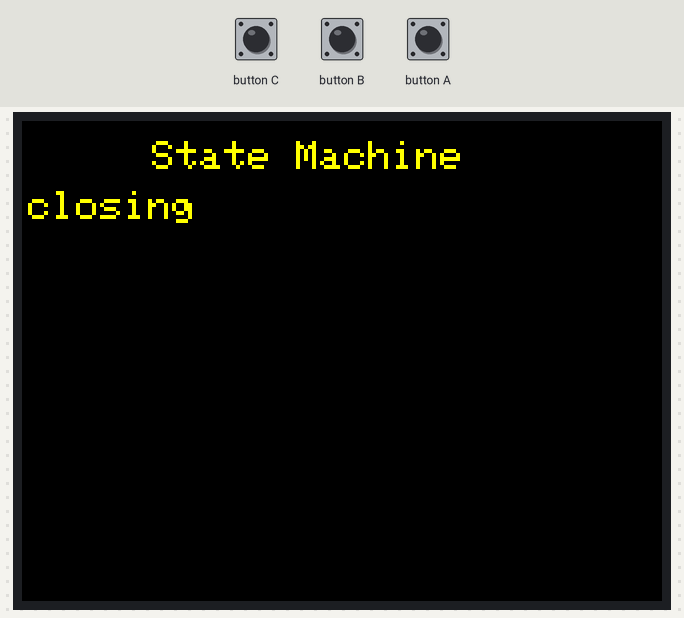
The sketch below on a simulated ESP32. Parts: 320×240 colour display. The test bench sets the inputs (shaded band).

Above: at 7.6 s.
7.7 s: button A pressed for 0.15 s
At 8.9 s:
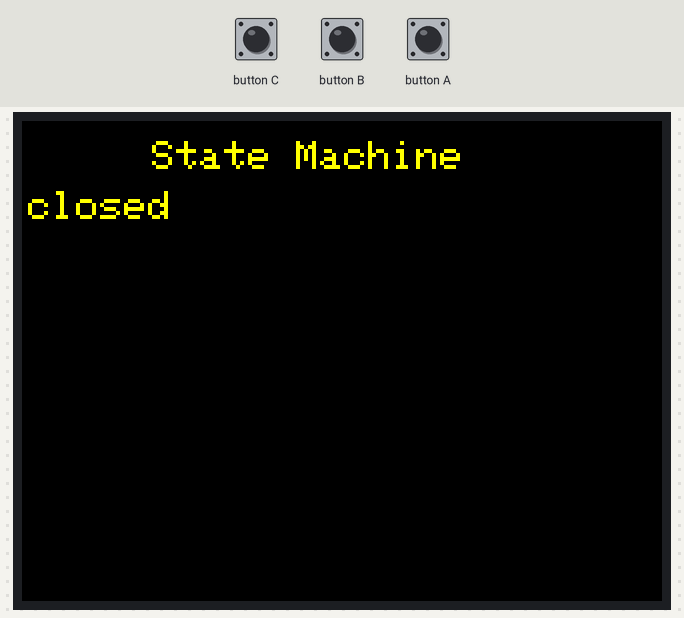
At 14.7 s:
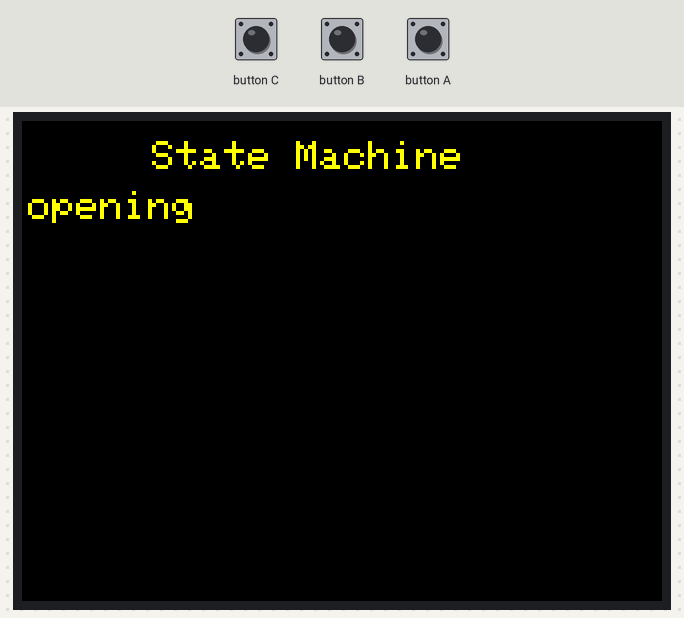
15.3 s: button C pressed for 0.15 s
At 15.9 s:
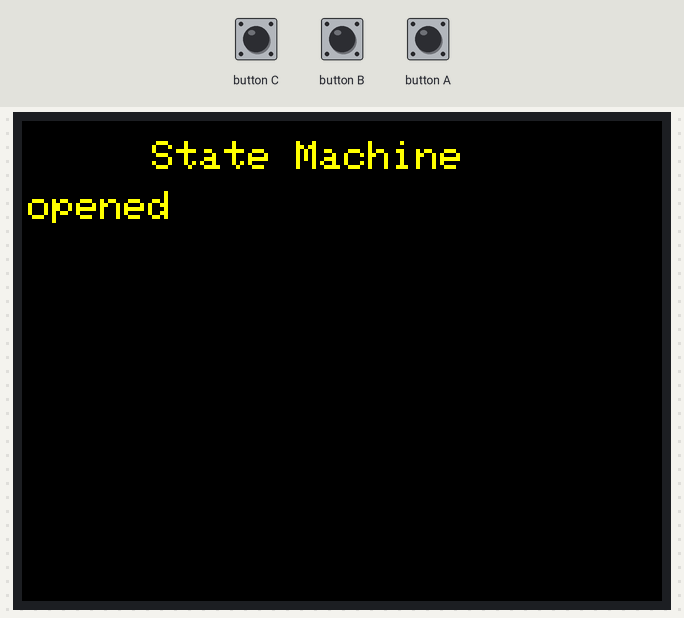
Timing chart, 0 to 18.3 s (numbered marks = the images above; inputs shaded):
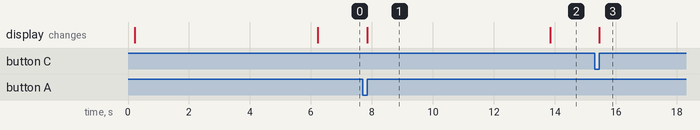

The sketch:

M5stack_sample_of_open_or_close_door.ino
```cpp
#include <M5Stack.h>
// define state
enum State {start, wait, closing, closed, opening, opened};
enum State myState;

//timing
unsigned long wait_timer = 0;
const long wait_time = 6000;

unsigned long closed_timer = 0;
const long closed_time = 6000;

unsigned long opened_timer = 0;
const long opened_time = 6000;

void setup() {
  // put your setup code here, to run once:
  M5.begin(true, false, true);
  M5.Power.begin();

  M5.Lcd.clear(BLACK);
  M5.Lcd.setTextColor(YELLOW);
  M5.Lcd.setTextSize(2);
  M5.Lcd.setCursor(65, 10);
  M5.Lcd.println("State Machine");
  myState = start;
}

void loop() {
  // put your main code here, to run repeatedly:
  M5.update();
  unsigned long currentMillis = millis();

  switch (myState)
  {
    case start:
      M5.Lcd.setTextColor(YELLOW);
      M5.Lcd.setCursor(3, 35);
      myState = wait;
      wait_timer = currentMillis;

      //clean screen
      M5.Lcd.setTextColor(BLACK);
      M5.Lcd.setCursor(3, 35);
      M5.Lcd.println("start 0");
      break;
    case wait:
      M5.Lcd.setTextColor(YELLOW);
      M5.Lcd.setCursor(3, 35);
      M5.Lcd.println("wait");
      if (currentMillis - wait_timer >= wait_time) {
        myState = closing;
        //clean screen
        M5.Lcd.setTextColor(BLACK);
        M5.Lcd.setCursor(3, 35);
        M5.Lcd.println("wait");
      }
      break;
    case closing:
      M5.Lcd.setTextColor(YELLOW);
      M5.Lcd.setCursor(3, 35);
      M5.Lcd.println("closing");
      if (M5.BtnA.wasReleased()) {
        myState = closed;
        closed_timer = currentMillis;

        //clean screen
        M5.Lcd.setTextColor(BLACK);
        M5.Lcd.setCursor(3, 35);
        M5.Lcd.println("closing");
      }
      if (M5.BtnB.wasReleased()) {
        myState = opening;
        closed_timer = currentMillis;

        //clean screen
        M5.Lcd.setTextColor(BLACK);
        M5.Lcd.setCursor(3, 35);
        M5.Lcd.println("closing");
      }
      break;
    case closed:
      M5.Lcd.setTextColor(YELLOW);
      M5.Lcd.setCursor(3, 35);
      M5.Lcd.println("closed");
      if (currentMillis - closed_timer >= closed_time) {
        myState = opening;
        //clean screen
        M5.Lcd.setTextColor(BLACK);
        M5.Lcd.setCursor(3, 35);
        M5.Lcd.println("closed");
      }
      break;
    case opening:
      M5.Lcd.setTextColor(YELLOW);
      M5.Lcd.setCursor(3, 35);
      M5.Lcd.println("opening");
      if (M5.BtnC.wasReleased()) {
        myState = opened;
        opened_timer = currentMillis;

        //clean screen
        M5.Lcd.setTextColor(BLACK);
        M5.Lcd.setCursor(3, 35);
        M5.Lcd.println("opening");
      }
      break;
    case opened:
      M5.Lcd.setTextColor(YELLOW);
      M5.Lcd.setCursor(3, 35);
      M5.Lcd.println("opened");
      if (currentMillis - opened_timer >= opened_time) {
        myState = closing;
        //clean screen
        M5.Lcd.setTextColor(BLACK);
        M5.Lcd.setCursor(3, 35);
        M5.Lcd.println("opened");
      }
      break;
    default:
      break;
  }
}
```

Measured:
- after the input at 7.7 s, the display: first changes after 0.15 s (image 1 shows a later state)
- after the input at 15.3 s, the display: first changes after 0.15 s (image 3 shows a later state)
- what the display in image 1 shows lasts 6.0 s, from 7.9 s to 13.9 s
